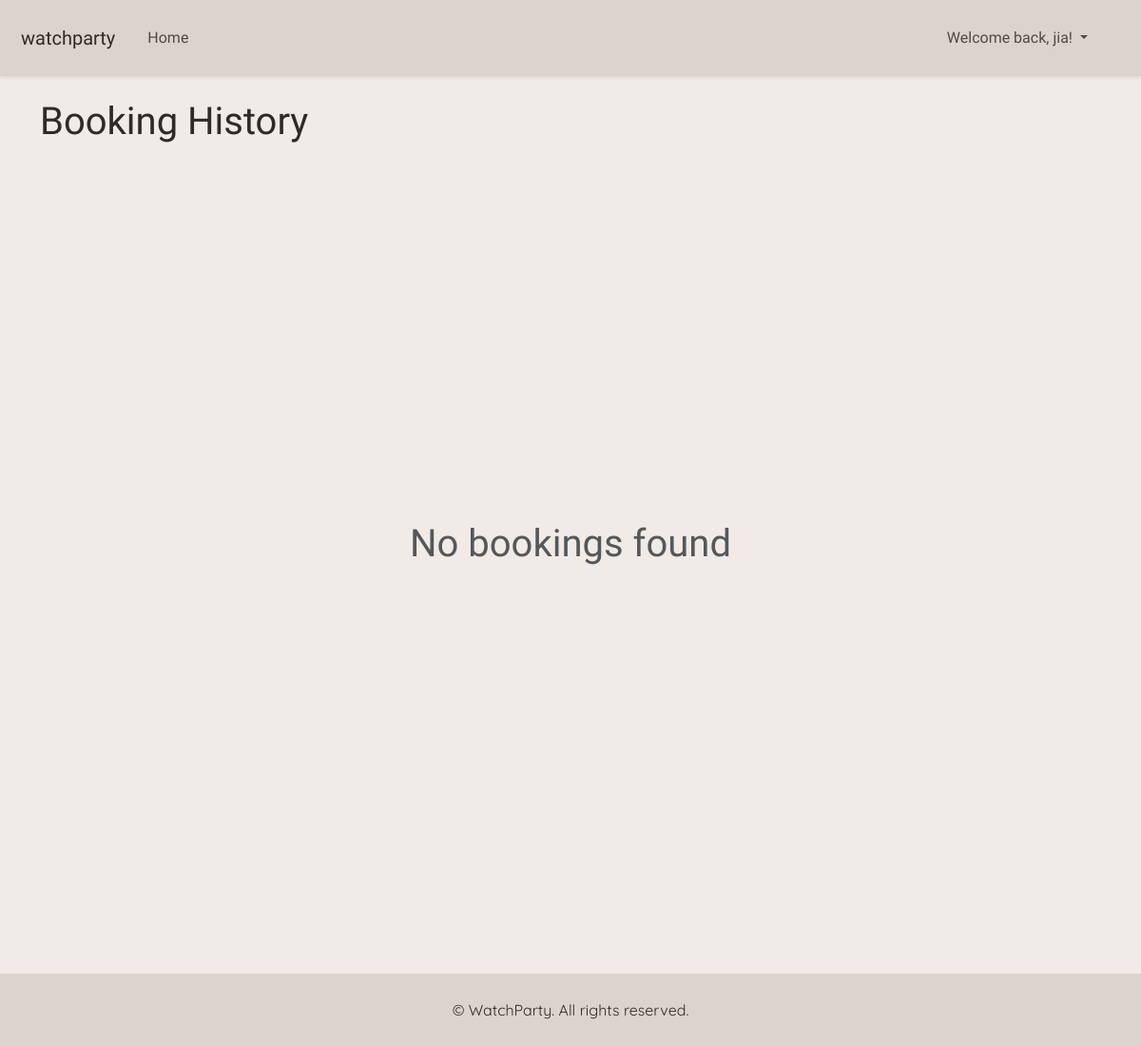
Before: /bookings (signed in) with the older database file.
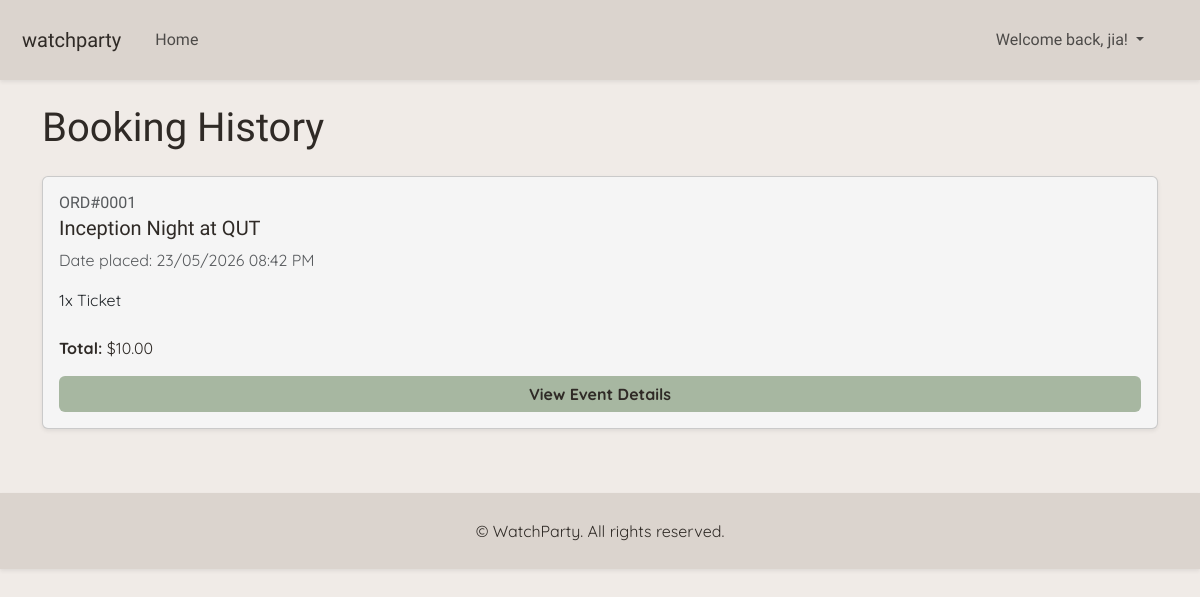
After: the same page with the newer database file.
### website/models.py (models this page shows, shortened)
class Booking(db.Model):
    __tablename__ = 'booking'
    id = db.Column(db.Integer, primary_key=True)
    quantity = db.Column(db.Integer, nullable=False, default=1)
    created_at = db.Column(db.DateTime, default=datetime.utcnow)
    user_id = db.Column(db.Integer, db.ForeignKey('user.id'), nullable=False)
    event_id = db.Column(db.Integer, db.ForeignKey('event.id'), nullable=False)

class Event(db.Model):
    __tablename__ = 'event'
    id = db.Column(db.Integer, primary_key=True)
    title = db.Column(db.String(150), nullable=False)
    description = db.Column(db.Text, nullable=False)
    genre = db.Column(db.String(50))
    rating = db.Column(db.String(10))
    ticket_price = db.Column(db.Float)
    tickets_available = db.Column(db.Integer)
    location = db.Column(db.String(120), nullable=False)
    date = db.Column(db.DateTime)
    image = db.Column(db.String(255))
    owner_id = db.Column(db.Integer, db.ForeignKey('user.id'), nullable = True)
    is_cancelled = db.Column (db.Boolean, default = False, nullable=False)
    acknowledgement_type = db.Column(db.String(20), default='none', nullable=False)
    acknowledgement_text = db.Column(db.Text, nullable=True)
    comments = db.relationship('Comment', backref='event', lazy=True)
    orders = db.relationship('Booking', backref='event', lazy=True)

### website/bookings.py (the view)
@bookings_bp.route('/bookings', methods = ['GET'])
@login_required
def show_bookings():
    bookings = Booking.query.filter_by(
        user_id=current_user.id
    ).all()
    return render_template('booking_history.html', bookings=bookings)

### website/__init__.py (called while the page is built)
def create_app():
    app = Flask(__name__)
    app.debug = True
    app.secret_key = 'somesecretkey'
    app.config['SQLALCHEMY_DATABASE_URI'] = 'sqlite:///sitedata.db'
    app.config['SQLALCHEMY_TRACK_MODIFICATIONS'] = False
    db.init_app(app)
    Bootstrap5(app)
    login_manager = LoginManager()
    login_manager.login_view = 'auth.login'
    login_manager.init_app(app)
    from .models import User
    @login_manager.user_loader
    def load_user(user_id):
       print("LOAD USER CALLED:", user_id)
       return db.session.scalar(db.select(User).where(User.id==user_id))
    from . import views, bookings, auth
    app.register_blueprint(views.main_bp)
    app.register_blueprint(bookings.bookings_bp)
    app.register_blueprint(auth.auth_bp)
    return app

### website/templates/booking_history.html
{% extends "base.html" %}
{% block content %}
<div class="container mt-4">
    <h1 class="mb-4">Booking History</h1>
    <div class="row g-4">
        <div class="col-12">
            {% if bookings %}
            {% for booking in bookings %}
            <div class="card shadow-sm mb-3">
                <div class="card-body d-flex flex-column">
                    <h6 class="text-muted mb-1">ORD#{{ "%04d"|format(booking.id) }}</h6>
                    <h5 class="card-title">{{ booking.event.title }}</h5>
                    <p class="text-body-secondary mb-2">
                        Date placed: {{ booking.created_at.strftime('%d/%m/%Y %I:%M %p') }}
                    </p>
                    <ul class="list-group list-group-flush mb-3">
                        <li class="list-group-item px-0">{{ booking.quantity }}x Ticket</li>
                    </ul>
                    <p class="mt-auto"><b>Total:</b> ${{ "%.2f"|format(booking.quantity * booking.event.ticket_price) }}</p>
                    <a href="{{ url_for('main.event_detail', event_id=booking.event.id) }}" class="btn btn-primary">View Event Details</a>
                </div>
            </div>
            {% endfor %}
            {% else %}
            <div class="container vh-100 d-flex justify-content-center align-items-center">
                <h1 class="text-muted text-center">
                    No bookings found
                </h1>
            </div>
            {% endif %}
        </div>
    </div>
</div>
    {% endblock %}

Changed rows visible on the page:
added Booking: id "0001", event "Inception Night at QUT", created_at "23/05/2026 08:42 PM", quantity "1", booking.quantity*booking.event.ticket_price "10.00"
Other visible differences:
text no longer shown: "No bookings found"
